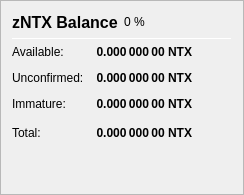
                   <widget class="QFrame" name="frame_ZerocoinBalances">
                    <property name="frameShape">
                     <enum>QFrame::StyledPanel</enum>
                    </property>
                    <property name="frameShadow">
                     <enum>QFrame::Raised</enum>
                    </property>
                    <layout class="QVBoxLayout" name="verticalLayout_7">
                     <item>
                      <layout class="QHBoxLayout" name="horizontalLayout_8" stretch="0,0,0">
                       <item>
                        <widget class="QLabel" name="label_5z_3">
                         <property name="minimumSize">
                          <size>
                           <width>0</width>
                           <height>20</height>
                          </size>
                         </property>
                         <property name="font">
                          <font>
                           <pointsize>12</pointsize>
                           <weight>75</weight>
                           <bold>true</bold>
                          </font>
                         </property>
                         <property name="text">
                          <string>zNTX Balance</string>
                         </property>
                        </widget>
                       </item>
                       <item>
                        <widget class="QLabel" name="labelzNTXPercent">
                         <property name="text">
                          <string notr="true">0 %</string>
                         </property>
                        </widget>
                       </item>
                       <item>
                        <spacer name="horizontalSpacer_11">
                         <property name="orientation">
                          <enum>Qt::Horizontal</enum>
                         </property>
                         <property name="sizeHint" stdset="0">
                          <size>
                           <width>40</width>
                           <height>20</height>
                          </size>
                         </property>
                        </spacer>
                       </item>
                      </layout>
                     </item>
                     <item>
                      <widget class="Line" name="line_ZerocoinBalance">
                       <property name="minimumSize">
                        <size>
                         <width>0</width>
                         <height>1</height>
                        </size>
                       </property>
                       <property name="maximumSize">
                        <size>
                         <width>16777215</width>
                         <height>1</height>
                        </size>
                       </property>
                       <property name="orientation">
                        <enum>Qt::Horizontal</enum>
                       </property>
                      </widget>
                     </item>
                     <item>
                      <layout class="QGridLayout" name="gridLayout_5">
                       <property name="spacing">
                        <number>12</number>
                       </property>
                       <item row="1" column="0">
                        <widget class="QLabel" name="labelzBalanceMatureText">
                         <property name="toolTip">
                          <string>Mature: more than 20 confirmation and more than 1 mint of the same denomination after it was minted.
These zNTX are spendable.</string>
                         </property>
                         <property name="text">
                          <string>Available:</string>
                         </property>
                        </widget>
                       </item>
                       <item row="1" column="1">
                        <widget class="QLabel" name="labelzBalanceMature">
                         <property name="font">
                          <font>
                           <weight>75</weight>
                           <bold>true</bold>
                          </font>
                         </property>
                         <property name="toolTip">
                          <string>Mature: more than 20 confirmation and more than 1 mint of the same denomination after it was minted.
These zNTX are spendable.</string>
                         </property>
                         <property name="text">
                          <string notr="true">0.000 000 00 NTX</string>
                         </property>
                         <property name="alignment">
                          <set>Qt::AlignRight|Qt::AlignTrailing|Qt::AlignVCenter</set>
                         </property>
                        </widget>
                       </item>
                       <item row="2" column="0">
                        <widget class="QLabel" name="labelzBalanceUnconfirmedText">
                         <property name="toolTip">
                          <string>Unconfirmed: less than 20 confirmations
Immature: confirmed, but less than 1 mint of the same denomination after it was minted</string>
                         </property>
                         <property name="text">
                          <string>Unconfirmed:</string>
                         </property>
                        </widget>
                       </item>
                       <item row="2" column="1">
                        <widget class="QLabel" name="labelzBalanceUnconfirmed">
                         <property name="font">
                          <font>
                           <weight>75</weight>
                           <bold>true</bold>
                          </font>
                         </property>
                         <property name="toolTip">
                          <string>Unconfirmed: less than 20 confirmations
Immature: confirmed, but less than 1 mint of the same denomination after it was minted</string>
                         </property>
                         <property name="text">
                          <string notr="true">0.000 000 00 NTX</string>
                         </property>
                         <property name="alignment">
                          <set>Qt::AlignRight|Qt::AlignTrailing|Qt::AlignVCenter</set>
                         </property>
                        </widget>
                       </item>
                       <item row="3" column="0">
                        <widget class="QLabel" name="labelzBalanceImmatureText">
                         <property name="toolTip">
                          <string>Unconfirmed: less than 20 confirmations
Immature: confirmed, but less than 1 mint of the same denomination after it was minted</string>
                         </property>
                         <property name="text">
                          <string>Immature:</string>
                         </property>
                        </widget>
                       </item>
                       <item row="3" column="1">
                        <widget class="QLabel" name="labelzBalanceImmature">
                         <property name="font">
                          <font>
                           <weight>75</weight>
                           <bold>true</bold>
                          </font>
                         </property>
                         <property name="toolTip">
                          <string>Unconfirmed: less than 20 confirmations
Immature: confirmed, but less than 1 mint of the same denomination after it was minted</string>
                         </property>
                         <property name="text">
                          <string notr="true">0.000 000 00 NTX</string>
                         </property>
                         <property name="alignment">
                          <set>Qt::AlignRight|Qt::AlignTrailing|Qt::AlignVCenter</set>
                         </property>
                        </widget>
                       </item>
                       <item row="4" column="0">
                        <widget class="QLabel" name="labelzBalanceText">
                         <property name="toolTip">
                          <string>Your current zNTX balance, unconfirmed and immature zNTX included.</string>
                         </property>
                         <property name="text">
                          <string>Total:</string>
                         </property>
                        </widget>
                       </item>
                       <item row="4" column="1">
                        <widget class="QLabel" name="labelzBalance">
                         <property name="font">
                          <font>
                           <weight>75</weight>
                           <bold>true</bold>
                          </font>
                         </property>
                         <property name="cursor">
                          <cursorShape>IBeamCursor</cursorShape>
                         </property>
                         <property name="toolTip">
                          <string>Your current zNTX balance, unconfirmed and immature zNTX included.</string>
                         </property>
                         <property name="text">
                          <string notr="true">0.000 000 00 NTX</string>
                         </property>
                         <property name="alignment">
                          <set>Qt::AlignRight|Qt::AlignTrailing|Qt::AlignVCenter</set>
                         </property>
                         <property name="textInteractionFlags">
                          <set>Qt::LinksAccessibleByMouse|Qt::TextSelectableByKeyboard|Qt::TextSelectableByMouse</set>
                         </property>
                        </widget>
                       </item>
                       <item row="4" column="2">
                        <spacer name="horizontalSpacer_4">
                         <property name="orientation">
                          <enum>Qt::Horizontal</enum>
                         </property>
                         <property name="sizeHint" stdset="0">
                          <size>
                           <width>40</width>
                           <height>20</height>
                          </size>
                         </property>
                        </spacer>
                       </item>
                      </layout>
                     </item>
                     <item>
                      <spacer name="verticalSpacer_4">
                       <property name="orientation">
                        <enum>Qt::Vertical</enum>
                       </property>
                       <property name="sizeHint" stdset="0">
                        <size>
                         <width>20</width>
                         <height>40</height>
                        </size>
                       </property>
                      </spacer>
                     </item>
                    </layout>
                   </widget>
